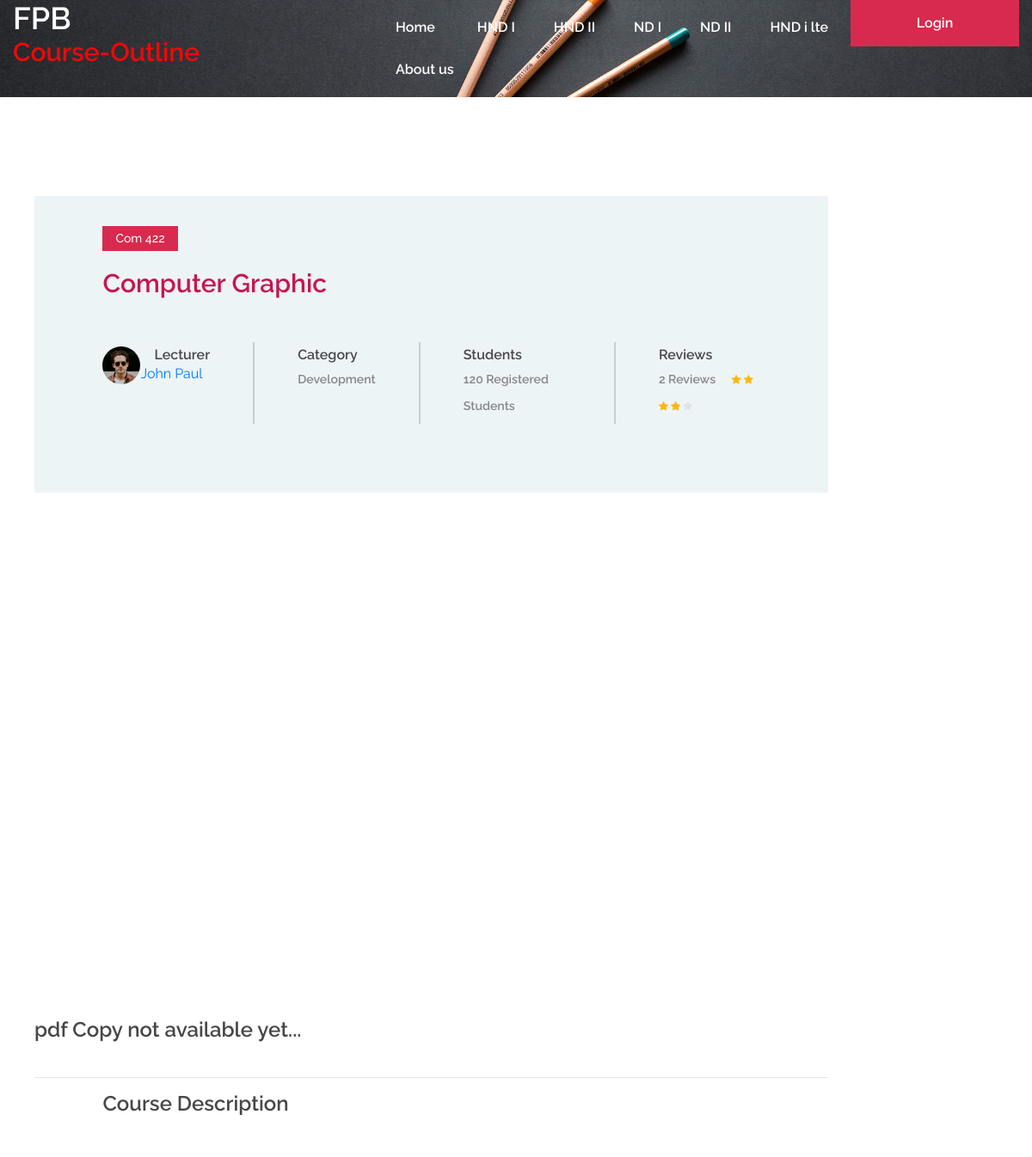
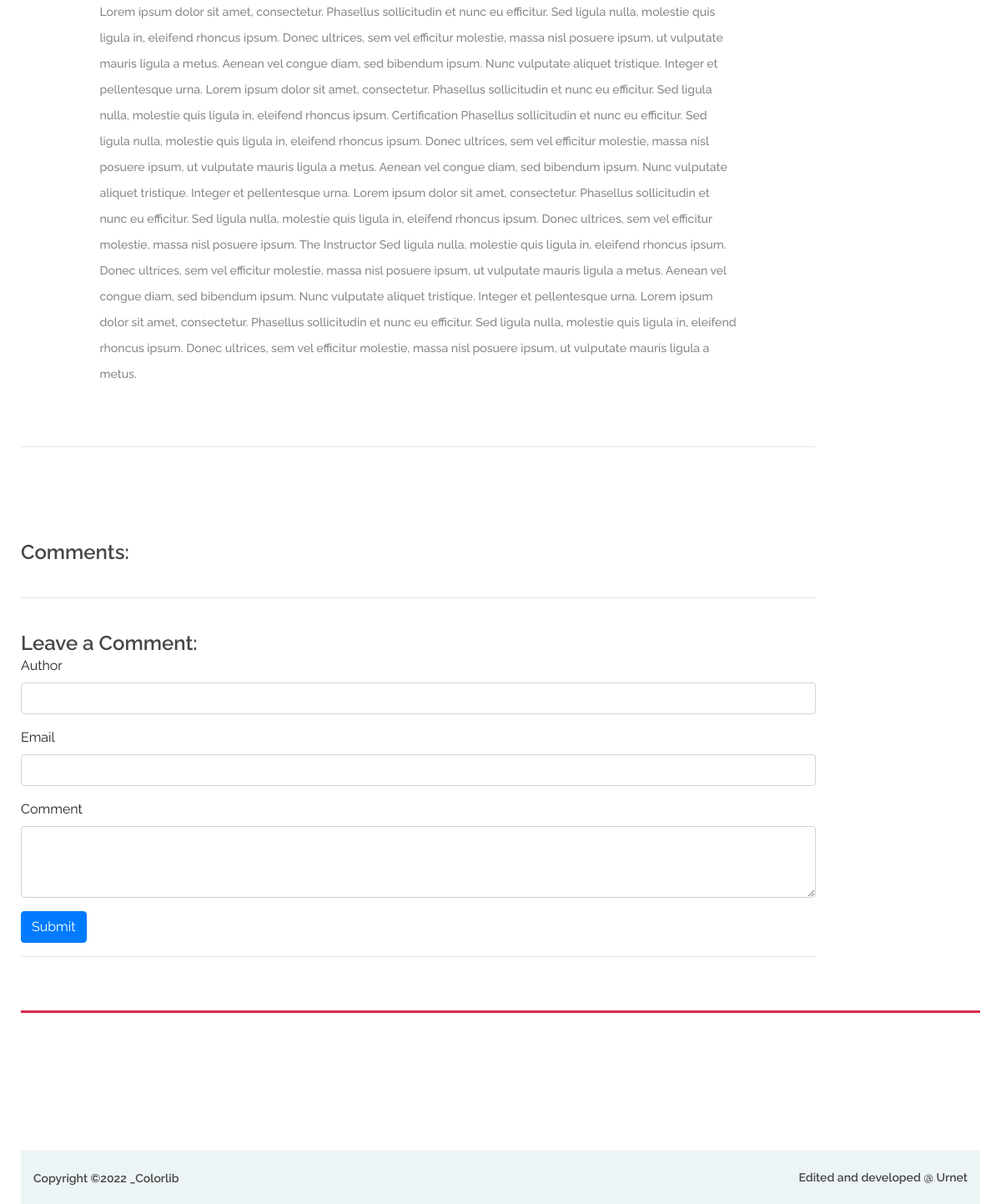
/post.php?p_id=87, run on the app's committed database (2 pictures, top to bottom).
### tables this page shows
CREATE TABLE `categories` (
  `cat_id` int(3) NOT NULL,
  `cat_title` varchar(255) NOT NULL
);

CREATE TABLE `posts` (
  `post_id` int(3) NOT NULL,
  `post_category_id` int(3) NOT NULL,
  `post_by` varchar(255) NOT NULL,
  `post_title` varchar(255) NOT NULL,
  `post_author` varchar(255) NOT NULL,
  `post_publisher` varchar(255) NOT NULL,
  `post_date` date NOT NULL,
  `post_image` text NOT NULL,
  `post_pdf` text NOT NULL,
  `post_content` text NOT NULL,
  `post_tags` varchar(255) NOT NULL,
  `post_comment_count` varchar(200) NOT NULL,
  `post_status` varchar(255) NOT NULL DEFAULT 'draft',
  `post_views_count` int(11) NOT NULL
);

### post.php (the view, shortened to what this page needs)
<?php include "include/db.php";?>
<?php include "include/header.php";?>
    <div class="container">
        <div class="row">
            <div class="col-lg-10">
              <?php
if(isset($_GET['p_id'])){
  $the_post_id = $_GET['p_id'];
            if (isset($_SESSION['user_role']) && $_SESSION['user_role'] == 'admin') {
                  $query = "SELECT * FROM posts WHERE post_id = $the_post_id";
                  $select_all_posts_query = mysqli_query($connection,$query);
             }else {
               $query = "SELECT * FROM posts WHERE post_id = $the_post_id AND post_status = 'published'";
               $select_all_posts_query = mysqli_query($connection,$query);
                           }
     if (mysqli_num_rows($select_all_posts_query) < 1) {
               echo "<h1 class='text-center'>NO Post available</h1>";
     }else {
              $query = "SELECT * FROM posts WHERE post_id = $the_post_id";
              $select_all_posts_query = mysqli_query($connection,$query);
              while($row = mysqli_fetch_assoc($select_all_posts_query)) {
              $post_title = $row['post_title'];
              $post_author = $row['post_author'];
              $post_pdf = $row['post_pdf'];
              $post_content = $row['post_content'];
              $post_id = $row['post_id'];
              $post_tag = $row['post_tags'];
              ?>
	<section class="single-course spad pb-0">
		<div class="container">
			<div class="course-meta-area">
				<div class="row">
					<div class="col-lg-10 offset-lg-1">
						<div class="course-note"><?php echo $post_tag;?></div>
						<h3>
            <a href="post.php?p_id=<?php echo "$post_id"; ?>" style="color:#c6164e;"><?php echo "$post_title"; ?></a>
            </h3>
						<div class="course-metas">
							<div class="course-meta">
								<div class="course-author">
									<div class="ca-pic set-bg" data-setbg="img/authors/2.jpg"></div>
									<h6>Lecturer</h6>
                  <a href="authors_posts.php?author=<?php echo $post_author;?>&p_id=<?php echo $the_post_id; ?>"> <?php echo "$post_author"; ?> </a>
								</div>
							</div>
							<div class="course-meta">
								<div class="cm-info">
									<h6>Category</h6>
									<p>Development</p>
								</div>
							</div>
							<div class="course-meta">
								<div class="cm-info">
									<h6>Students</h6>
									<p>120 Registered Students</p>
								</div>
							</div>
							<div class="course-meta">
								<div class="cm-info">
									<h6>Reviews</h6>
									<p>2 Reviews <span class="rating">
										<i class="fa fa-star"></i>
										<i class="fa fa-star"></i>
										<i class="fa fa-star"></i>
										<i class="fa fa-star"></i>
										<i class="fa fa-star is-fade"></i>
									</span></p>
								</div>
							</div>
						</div>
					</div>
				</div>
			</div>
      <div class='embed-responsive embed-responsive-16by9 quotes'>
    <?php
                   if ( empty($post_pdf) || !$post_pdf) {
echo "<h4>pdf Copy not available yet...</h4>";
                   }else{
      echo "<embed src='pdf/$post_pdf' type='application/pdf' width='40%' height='600px' />";
                  }
       ?>
              </div>
<br/> <hr />
			<div class="row">
				<div class="col-lg-10 offset-lg-1 course-list">
					<div class="cl-item">
						<h4>Course Description</h4>
            <p><?php echo $post_content; ?></p>
          </div>
				</div>
			</div>
		</div>
	</section>
  <?php
        }
     ?>
                  <hr/>
                <br/><br/><br/><br/>
            <h4>Comments:</h4>
<?php
$query = "SELECT * FROM comments WHERE comment_post_id = {$the_post_id} ";
$query .= "AND comment_status = 'approved' ";
$query .= "ORDER BY comment_id DESC ";
$select_comment_query = mysqli_query($connection, $query);
  while ($row = mysqli_fetch_array($select_comment_query)) {
    $comment_date = $row['comment_date'];
    $comment_content = $row['comment_content'];
    $comment_author =$row['comment_author'];
 ?>
                        <div class="media">
                            <a class="pull-left" href="#">
                                <img class="media-object" src="http://placehold.it/64x64" alt="">
                            </a>
                            <div class="media-body">
                                <h4 class="media-heading"><?php echo "$comment_author"; ?>
                                    <small><?php echo $comment_date; ?></small>
                                </h4>
                                  <?php echo $comment_content; ?>
                    </div>
                        </div>
<?php }}
}else {
header( "Location:index.php");
}?>
            <br/><hr/><br/>
                        <div class="well">
                            <h4>Leave a Comment:</h4>
                            <form action="" method="post" role="form">
                              <div class="form-group">
                                <label for="Author">Author</label>
                                  <input class="form-control" type="text" name="comment_author">
                              </div>
                              <div class="form-group">
                                <label for="Email">Email</label>
                                  <input class="form-control" type="email" name="comment_email">
                              </div>
                                <div class="form-group">
                                  <label for="Comment">Comment</label>
                                    <textarea class="form-control" rows="3" name="comment_content"></textarea>
                                </div>
                                <button type="submit" name="create_comment" class="btn btn-primary">Submit</button>
                            </form>
                        </div>
            <hr>
            </div>
        </div>
    <?php require_once "include/footer.php";?>

### include/header.php (shortened to what this page needs)
<?php session_start();
	include_once "include/db.php";
?>
<!DOCTYPE html>
<html lang="en">
<head>
	<link rel="stylesheet" href="css/bootstrap.min.css"/>
	<link rel="stylesheet" href="css/font-awesome.min.css"/>
	<link rel="stylesheet" href="css/owl.carousel.css"/>
	<link rel="stylesheet" href="css/style.css"/>
</head>
<body>
		<div class="container-fluid set-bg " data-setbg="img/bg.jpg" style="height: 3cm;">
			<div class="row">
				<div class="col-lg-4 col-md-4" >
						<h2 style="color: white;" >
						FPB <h3 style="color: rgb(240, 8, 8);">Course-Outline</h3>
						</h2>
				</div>
				<div class="col-lg-8 col-md-8" >
					<a href="login.php" class="site-btn header-btn">Login</a>
					<nav class="main-menu">
						<ul>
							<li><a href="index.php">Home</a></li>
							<?php
$query = "SELECT * FROM categories";
$select_all_categories_query = mysqli_query($connection,$query);
while($row = mysqli_fetch_assoc($select_all_categories_query)) {
$cat_title = $row['cat_title'];
$cat_id = $row['cat_id'];
  $category_class = '';
echo "<li class='$category_class'><a href='category.php?category={$cat_id}'>{$cat_title}</a></li>";
}
 ?>
							<li><a href="#">About us</a></li>
						</ul>
					</nav>
				</div>
			</div>
		</div>

### include/footer.php (shortened to what this page needs)
<br/><br/>
	<footer class="footer-section spad pb-0">
		<div class="footer-bottom">
			<div class="footer-warp">
				<ul class="footer-menu">
					<li><a href="#">Edited and developed @ Urnet</a></li>
				</ul>
				<div class="copyright">
                    Copyright &copy;<script>document.write(new Date().getFullYear());</script> _Colorlib
</div>
			</div>
		</div>
	</footer>
</html>

### css/style.css (style rules this page uses)
html, body { height: 100%; font-family: 'Raleway', sans-serif; -webkit-font-smoothing: antialiased; font-smoothing: antialiased; }
h1, h2, h3, h4, h5, h6 { margin: 0; font-weight: 600; color: #474747; }
h2 { font-size: 36px; }
h3 { font-size: 30px; }
h4 { font-size: 24px; }
h6 { font-size: 16px; }
p { font-size: 14.1px; color: #878787; line-height: 2.2; font-weight: 500; }
::placeholder { font-style: italic; }
ul, ol { padding: 0; margin: 0; }
.set-bg { background-repeat: no-repeat; background-size: cover; background-position: top center; }
.spad { padding-top: 115px; padding-bottom: 115px; }
.rating i { color: #fbb710; }
.rating .is-fade { color: #e0e3e4; }
.site-btn { display: inline-block; min-width: 196px; text-align: center; border: none; padding: 15px 10px; font-weight: 600; font-size: 16px; position: relative; color: #fff; cursor: pointer; background: #d82a4e; }
.main-menu ul { list-style: none; }
.main-menu ul li { display: inline; }
.main-menu ul li a { display: inline-block; font-size: 16px; color: #fff; margin-left: 45px; font-weight: 600; padding: 20px 0 5px; }
.header-btn { float: right; margin-right: 0; }
.footer-section { border-top: 3px solid #d82a4e; }
.footer-warp { max-width: 1559px; padding: 0 15px; margin: 0 auto; }
.footer-bottom { overflow: hidden; background: #edf4f6; padding: 20px 0; margin-top: 50px; }
.footer-menu { list-style: none; float: right; }
.footer-menu li { display: inline; }
.footer-menu li:last-child a { padding-right: 0; margin-right: 0; }
.footer-menu li:last-child a:after { display: none; }
.footer-menu li a { display: inline-block; font-size: 14px; font-weight: 600; color: #474747; padding-right: 10px; margin-right: 10px; position: relative; }
.footer-menu li a:after { position: absolute; content: "|"; right: 0; top: 0; }
.copyright { padding-top: 3px; float: left; font-size: 14px; font-weight: 600; color: #474747; }
.course-meta-area { background: #edf4f6; padding: 35px 0; }
.course-meta-area .course-note { display: inline-block; background: #d82a4e; color: #fff; font-size: 14px; font-weight: 500; padding: 4px 15px; margin-bottom: 20px; }
.course-metas { padding-top: 50px; margin-bottom: 45px; display: table; }
.course-meta { display: table-cell; height: 100%; border-right: 2px solid #c5ced0; padding: 5px 50px; }
.course-meta:nth-child(1) { padding-left: 0; }
.course-meta:nth-child(4) { padding-right: 0; border-right: none; }
.course-meta p { margin-bottom: 0; }
.course-meta .course-author .ca-pic { width: 44px; height: 44px; border-radius: 50%; float: left; }
.course-meta .course-author h6 { padding-left: 60px; }
.course-meta .cm-info h6 { margin-bottom: 3px; }
.course-meta .cm-info p { font-weight: 600; }
.course-meta .rating { padding-left: 15px; font-size: 12px; }
.course-list .cl-item { margin-bottom: 55px; }
.course-list .cl-item h4 { margin-bottom: 46px; }
.course-list .cl-item p { margin-bottom: 0; }
@media (min-width: 1200px) { .container { max-width: 1180px; } }

### data on the page
categories: cat_title "HND I"
categories: cat_title "HND II"
categories: cat_title "ND I"
categories: cat_title "ND II"
categories: cat_title "HND i lte"
posts: post_tags "Com 422", post_title "Computer Graphic", post_author "John Paul", post_content "Lorem ipsum dolor sit amet, consectetur. Phasellus sollicitudin et nunc eu efficitur. Sed ligula nulla, molestie quis ligula in, eleifend rhoncus ipsum. Donec ultrices, sem vel efficitur molestie, massa nisl posuere ipsum, ut vulputate mauris ligula a metus. Aenean vel congue diam, sed bibendum ipsum. Nunc vulputate aliquet tristique. Integer et pellentesque urna. Lorem ipsum dolor sit amet, consectetur. Phasellus sollicitudin et nunc eu efficitur. Sed ligula nulla, molestie quis ligula in, eleifend rhoncus ipsum. Certification Phasellus sollicitudin et nunc eu efficitur. Sed ligula nulla, molestie quis ligula in, eleifend rhoncus ipsum. Donec ultrices, sem vel efficitur molestie, massa…"
